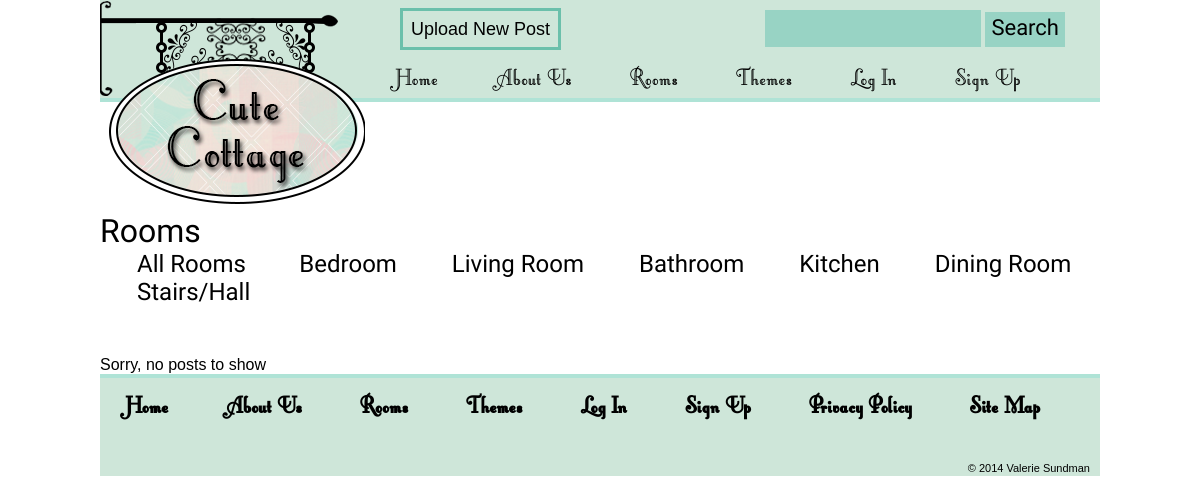
The page /rooms.php?room_id=1 on the database as committed earlier.
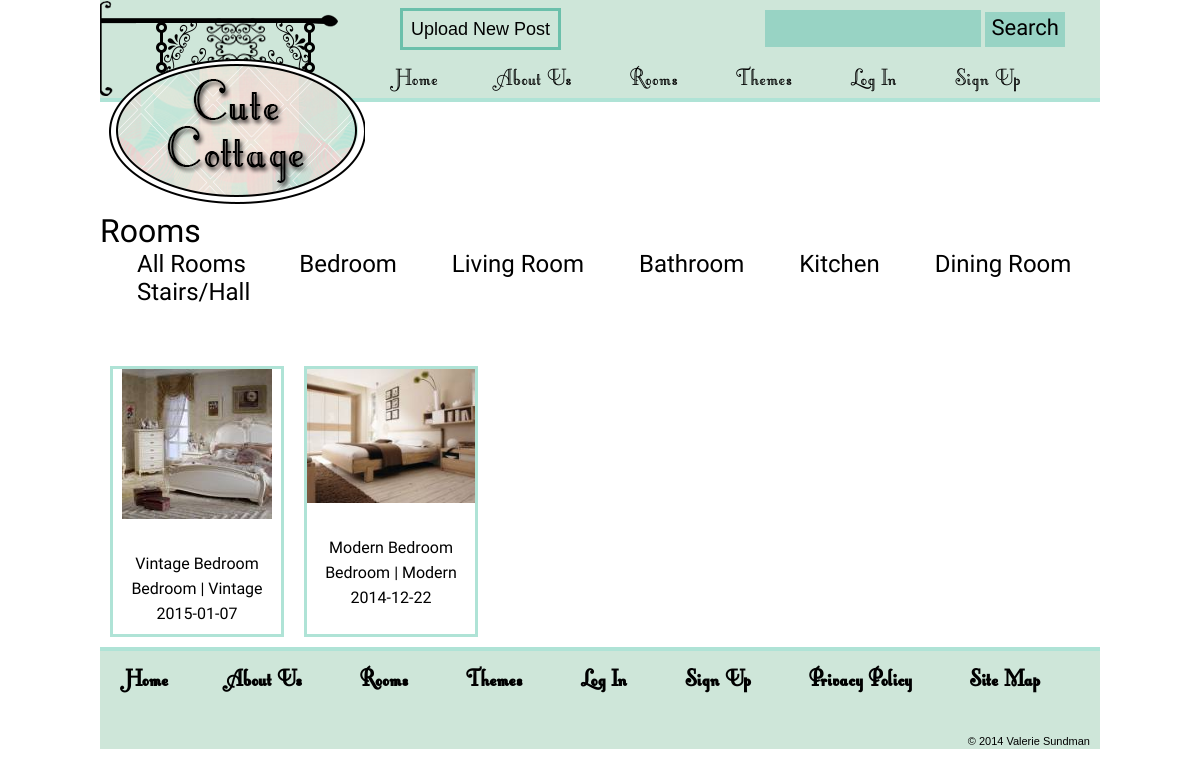
The same page on the database as committed later.
### tables this page shows
CREATE TABLE IF NOT EXISTS `rooms` (
  `room_id` smallint(6) NOT NULL AUTO_INCREMENT,
  `name` varchar(25) NOT NULL,
  PRIMARY KEY (`room_id`)
);

CREATE TABLE IF NOT EXISTS `posts` (
  `post_id` smallint(6) NOT NULL AUTO_INCREMENT,
  `title` varchar(40) NOT NULL,
  `user_id` smallint(6) NOT NULL,
  `description` varchar(250) NOT NULL,
  `date` date NOT NULL,
  `theme_id` smallint(6) NOT NULL,
  `room_id` smallint(6) NOT NULL,
  `weeklydecor` tinyint(1) NOT NULL,
  `image_key` varchar(40) NOT NULL,
  PRIMARY KEY (`post_id`)
);

CREATE TABLE IF NOT EXISTS `themes` (
  `theme_id` smallint(6) NOT NULL AUTO_INCREMENT,
  `name` varchar(25) NOT NULL,
  PRIMARY KEY (`theme_id`)
);

### includes/functions.php (called while the page is built, shortened)
		<?php
function uploaded_image_path($key, $size_name = 'thumb_img', $is_path = true){
	if($is_path){
		return SITE_PATH . 'uploads/' .$key . '_' . $size_name . '.jpg';
	}else{
		return SITE_URL . 'uploads/' .$key . '_' . $size_name . '.jpg';
	}
}

### rooms.php (the view, shortened to what this page needs)
<?php require('includes/header.php');
$post_id = $_GET['room_id'];
?>
		<main id="content">
	<?php
		$query = "SELECT * FROM rooms";
		$result = $db->query($query);
		if($result->num_rows >= 1){
	 ?>
		<h2>Rooms</h2>
		<ul id="roomlist">
			<li><a href="rooms.php">All Rooms</a></li>
		<?php
			while( $row = $result->fetch_assoc() ){ ?>
				<li>
					<a href="rooms.php?room_id=<?php echo $row['room_id'];?>">
						<?php echo $row['name'] ?>
					</a>
				</li>
			<?php }
					?>
		</ul>
	<?php } ?>
<div id="wrap">
<?php
	if( $post_id > 0 ){
		$query = "SELECT posts.post_id, posts.date, posts.title, posts.image_key, themes.name AS theme, rooms.name AS room, users.user_id
					  FROM posts, themes, rooms, users
					  WHERE users.user_id = posts.user_id
					  AND posts.theme_id = themes.theme_id
					  AND posts.room_id = rooms.room_id
					  AND posts.room_id = $post_id /*this is where it matches*/
					  ORDER BY posts.date DESC
					  ";
		$result = $db->query( $query );
		if( $result->num_rows >= 1 ){
			while( $row = $result->fetch_assoc() ){
		?>
		<section id="newest">
					<figure class="post">
						<a href="single_post.php?post_id=<?php echo $row['post_id'];?>">
							<div class="uploadfeed">
								<div class="container">
									<img src="<?php echo uploaded_image_path( $row['image_key'], 'thumb_img', false); ?>">
								</div>
								 <br>
								 <?php echo $row['title'] ?> <br>
								 <?php echo $row['room'] ?> |
								 <?php echo $row['theme'] ?> <br>
								 <?php echo $row['date'] ?>
	 						</div>
 						</a>
					</figure>
		</section>
		<?php }
			}
			elseif($result->num_rows == 0){
				echo 'Sorry, no posts to show';
			}
		}
include('includes/footer.php');
		 ?>

### includes/header.php (shortened to what this page needs)
<?php
include_once('includes/functions.php');
?>
<!DOCTYPE html>
<html>
	<head>
		<link rel="stylesheet" type="text/css" href="css/normalize.css">
		<link rel="stylesheet" type="text/css" href="css/style.css">
	</head>
	<body>
		<header id="banner">
			<a href="index.php"><h1>Cute Cottage</h1></a>
			<form action="search.php" method="get" id="searchform">
				<input type="search" name="phrase" id="phrase" value="<?php echo $_GET['phrase'] ?>">
				<input type="submit" value="Search" id="searchbutton">
			</form>
			<nav id="logout">
				<ul>
					<li class="dhome"><a href="index.php">Home</a></li>
					<li class="dabout"><a href="about.php">About Us</a></li>
					<li class="drooms"><a href="rooms.php">Rooms</a></li>
					<li class="dthemes"><a href="themes.php">Themes</a></li>
						<?php
						if( true == $_SESSION['loggedin'] ){
							?>
					<li class="dlogin"><a href="profile.php">Profile</a></li>
					<li class="dsignup"><a href="login.php?action=logout">Log Out</a></li>
							<?php
						}else{
							?>
					<li class="dlogin"><a href="login.php">Log In</a></li>
					<li class="dsignup"><a href="signup.php">Sign Up</a></li>
							<?php
						}?>
				</ul>
			</nav>
<a href="upload-post.php"><h2 class="upload">Upload New Post</h2></a>
		</header>
<body>

### includes/footer.php
<footer id="foot">
			<nav id="footernav">
				<ul>
					<li class="dhome"><a href="index.php">Home</a></li>
					<li class="dabout"><a href="about.php">About Us</a></li>
					<li class="drooms"><a href="rooms.php">Rooms</a></li>
					<li class="dthemes"><a href="themes.php">Themes</a></li>
						<?php
						if( true == $_SESSION['loggedin'] ){
							?>
					<li class="dlogin"><a href="profile.php">Profile</a></li>
					<li class="dsignup"><a href="login.php?action=logout">Log Out</a></li>
							<?php
						}else{
							?>
					<li class="dlogin"><a href="login.php">Log In</a></li>
					<li class="dsignup"><a href="signup.php">Sign Up</a></li>
							<?php
						}?>
					<li class="drooms"><a href="privacy.php">Privacy Policy</a></li>
					<li class="dthemes"><a href="sitemap.php">Site Map</a></li>
				</ul>
			</nav>
			<div class="copyright">&copy; 2014 Valerie Sundman</div>
		</footer>
	</body>
</html>

### css/style.css (style rules this page uses)
body { margin: 0 auto; font-family: sans-serif; max-width: 1000px; }
#banner { background-color: #cee6d9; width: 1000px; height: 98px; border-bottom: 4px solid #afe3d6; margin-bottom: 110px; }
h2.upload { position: relative; left: 300px; bottom: 75px; font-weight: normal; border: 3px solid #6BC0AB; display: inline; padding: 8px; font-size: 18px; }
h1 { background-image: url('../images/logo.png'); width: 265px; height: 203px; text-indent: -9999px; position: absolute; top: -20px; }
a { text-decoration: none; color: #000; }
form { float: right; padding: 10px 5px 0 0; }
#content h2, #content h3 { font-family: 'News Cycle', sans-serif; font-size: 32px; font-weight: normal; margin: 0; padding: 0; }
#content ul#roomlist li { display: inline; padding: 12px; margin-left: 25px; font-family: 'Open Sans Condensed'; font-size: 24px; font-weight: normal; }
#content ul#roomlist { display: block; margin-bottom: 50px; }
#content li { list-style-type: none; margin-bottom: 2px; font-weight: bold; }
#wrap { width: 600px; }
.post { padding: 10px; margin: 0; background-color: #FFF; }
img { max-height: 100%; max-width: 100%; }
figure.post { color: #000; position: relative; background-color: transparent; display: inline; float: left; }
div.uploadfeed { height: 100%; min-height: 265px; width: 168px; border: 3px solid #afe3d6; text-align: center; line-height: 25px; font-family: 'Open Sans Condensed'; }
#searchform { font-family: 'Open Sans Condensed', sans-serif; margin-right: 30px; }
#searchform #phrase { width: 200px; padding: 8px; background-color: #98d3c4; border: none; color: #fff; font-size: 18px; }
#searchform #searchbutton { border: none; background-color: #98d3c4; font-size: 22px; padding-bottom: 7px; padding-top: 3px; }
ul { padding: 0; margin: 0; }
#logout ul { font-size: 28px; margin-left: 270px; padding-top: 60px; }
#logout ul li { list-style-type: none; display: inline; padding: 10px 25px; }
#logout ul li a { text-decoration: none; color: #000; font-family: 'little_lord_fontleroy_nfRg'; }
footer { background-color: #cee6d9; width: 1000px; height: 98px; border-top: 4px solid #afe3d6; clear: both; }
#footernav ul { font-size: 28px; padding-top: 10px; }
#footernav ul li { list-style-type: none; display: inline; padding: 10px 25px; }
#footernav ul li a { text-decoration: none; color: #000; font-family: 'little_lord_fontleroy_nfRg'; }
div.copyright { font-size: 11px; text-align: right; padding-right: 10px; padding-top: 40px; }

Rows that differ between the two databases and show on the page:
added posts: image_key (picture), title "Vintage Bedroom", room.name "Bedroom", theme.name "Vintage", date "2015-01-07"
added posts: image_key (picture), title "Modern Bedroom", room.name "Bedroom", theme.name "Modern", date "2014-12-22"
Other text that changed with them:
text no longer shown: "Sorry, no posts to show"
